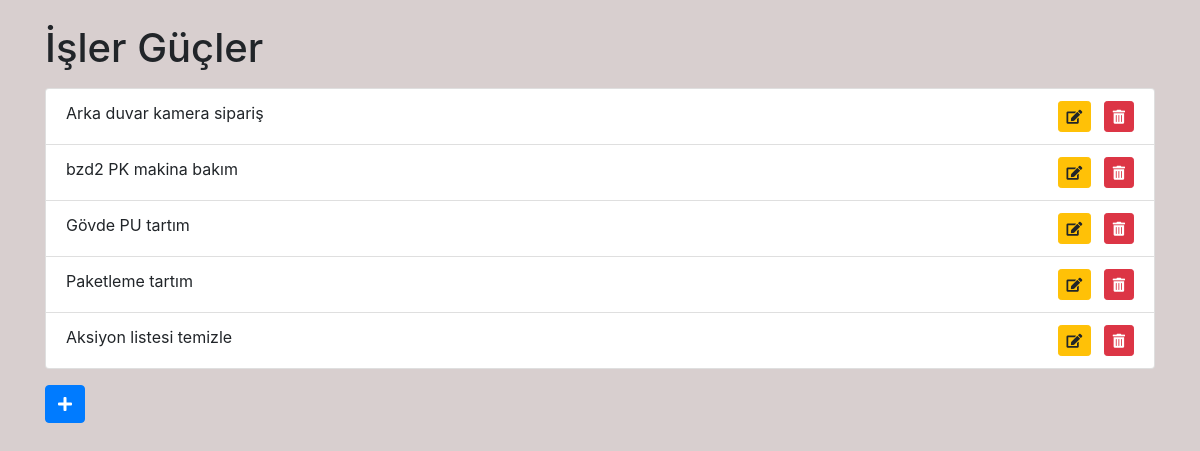
Before: / with the older database file.
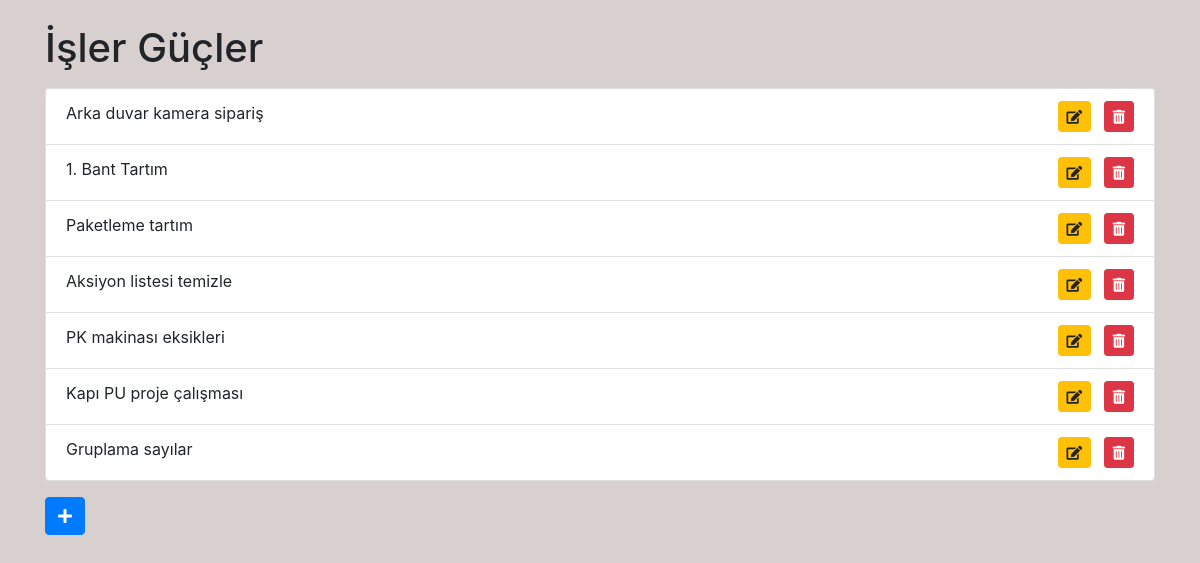
After: the same page with the newer database file.
### app_1/models.py (models this page shows, shortened)
class Task(models.Model):
    id = models.BigAutoField(primary_key=True)
    title = models.CharField(max_length=100)
    completed = models.BooleanField(default=False)

### app_1/views.py (the view)
# urls.py: path("", views.task_list, name="task_list"),
def task_list(request):
    tasks = Task.objects.all()
    context = {"tasks": tasks, "name": "İşler Güçler"}
    return render(request, "app_1/task_list.html", context)

### app_1/templates/app_1/task_list.html
{% extends 'base.html' %}
{% block content %}
        <div class="container">
            <h1 class="mt-4">{{name}}</h1>
            <ul class="list-group mt-3">
                {% for task in tasks %}
                    <li class="list-group-item">
                        {{ task.title }}
                        <div class="float-right">
                            <a href="{% url 'edit_task' task.id %}" class="btn btn-warning btn-sm"><i class="fas fa-edit"></i></a>
                            <a href="{% url 'delete_task' task.id %}"
                               class="btn btn-danger btn-sm ml-2"> <i class="fas fa-trash-alt"></i></a>
                        </div>
                    </li>
                {% endfor %}
            </ul>
            <a href="{% url 'add_task' %}" class="btn btn-primary mt-3"><i class="fas fa-plus"></i></a>
        </div>
{% endblock content %}

Changed rows visible on the page:
removed Task: title "bzd2 PK makina bakım"
changed Task: title "Gövde PU tartım" → "1. Bant Tartım"
added Task: title "PK makinası eksikleri"
added Task: title "Kapı PU proje çalışması"
added Task: title "Gruplama sayılar"
